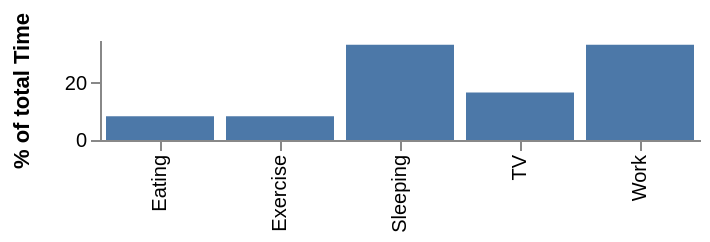

Specify this chart in Vega-Lite:
### Vega specification from a JSON file in a GitHub repository (floating-point values rounded to 4 significant figures)
{"$schema": "https://vega.github.io/schema/vega/v3.0.json", "description": "A bar graph showing what activites consume what percentage of the day.", "autosize": "pad", "padding": 5, "width": 300, "height": 50, "style": "cell", "data": [{"name": "source_0", "values": [{"Activity": "Sleeping", "Time": 8}, {"Activity": "Eating", "Time": 2}, {"Activity": "TV", "Time": 4}, {"Activity": "Work", "Time": 8}, {"Activity": "Exercise", "Time": 2}]}, {"name": "data_0", "source": "source_0", "transform": [{"type": "window", "params": [null], "as": ["TotalTime"], "ops": ["sum"], "fields": ["Time"], "sort": {"field": [], "order": []}, "frame": [null, null]}, {"type": "formula", "expr": "datum.Time/datum.TotalTime * 100", "as": "PercentOfTotal"}, {"type": "filter", "expr": "datum[\"PercentOfTotal\"] !== null && !isNaN(datum[\"PercentOfTotal\"])"}]}], "marks": [{"name": "layer_0_marks", "type": "rect", "clip": true, "style": ["bar"], "from": {"data": "data_0"}, "encode": {"update": {"fill": {"value": "#4c78a8"}, "x": {"scale": "x", "field": "Activity"}, "width": {"scale": "x", "band": true}, "y": {"scale": "y", "field": "PercentOfTotal"}, "y2": {"scale": "y", "value": 0}}}}], "scales": [{"name": "x", "type": "band", "domain": {"data": "data_0", "field": "Activity", "sort": true}, "range": [0, {"signal": "width"}], "paddingInner": 0.1, "paddingOuter": 0.05}, {"name": "y", "type": "linear", "domain": {"data": "data_0", "field": "PercentOfTotal"}, "range": [{"signal": "height"}, 0], "nice": true, "zero": true}], "axes": [{"scale": "x", "orient": "bottom", "encode": {"labels": {"update": {"angle": {"value": 270}, "align": {"value": "right"}, "baseline": {"value": "middle"}}}}, "zindex": 1}, {"scale": "y", "orient": "left", "title": "% of total Time", "labelOverlap": true, "tickCount": {"signal": "ceil(height/40)"}, "zindex": 1}], "config": {"axis": {"domainWidth": 1}, "axisY": {"minExtent": 30}, "style": {"cell": {"stroke": "transparent"}}}}
